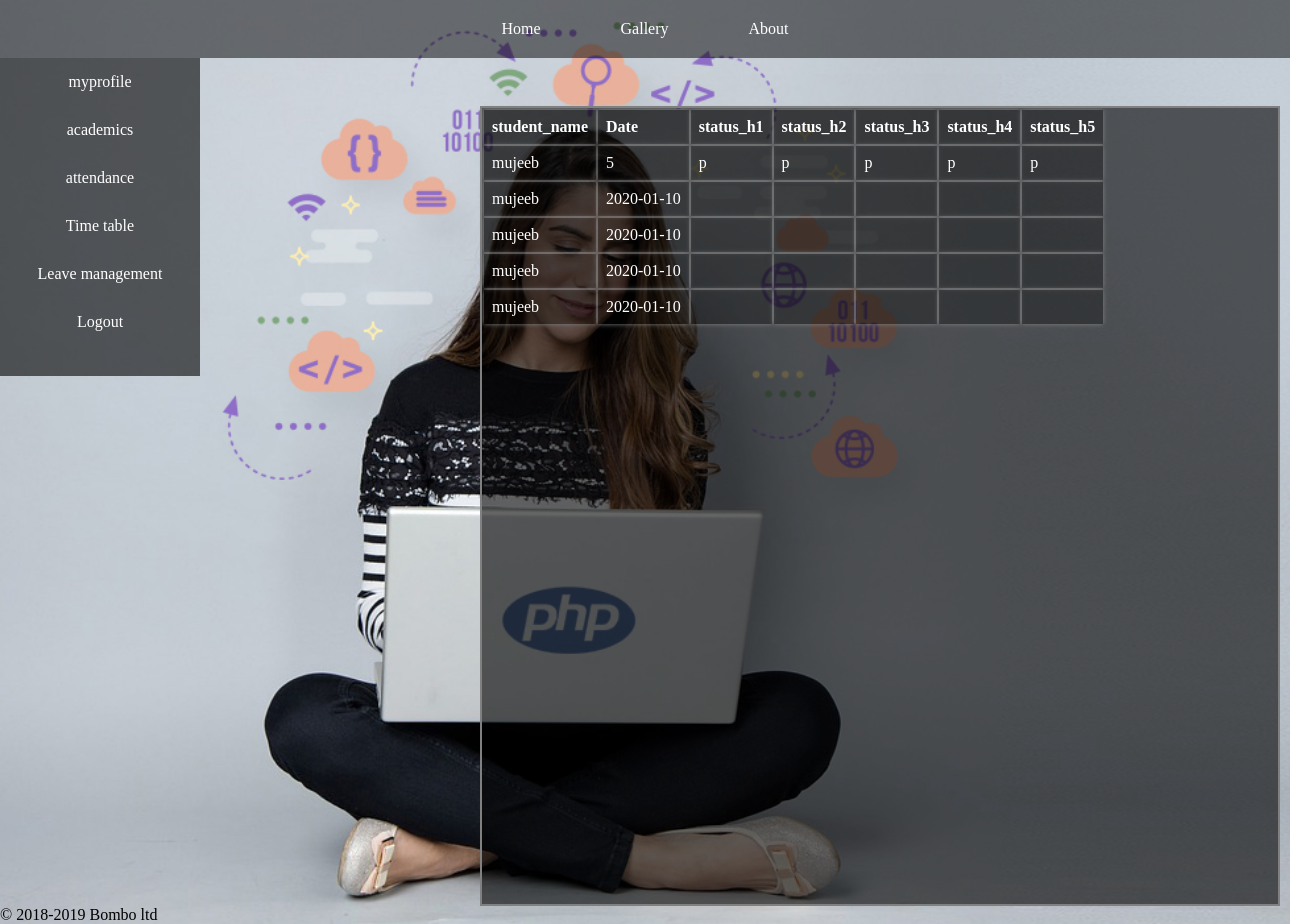
The page /viewattendance (signed in) on the database its author committed.
### loginapp/models.py (models this page shows)
class attendances(models.Model):
    student_name=models.CharField(max_length=200)
    Date=models.CharField(max_length=200)
    status_h1=models.CharField(max_length=200)
    status_h2=models.CharField(max_length=200)
    status_h3=models.CharField(max_length=200)
    status_h4=models.CharField(max_length=200)
    status_h5=models.CharField(max_length=200)

### loginapp/views.py (the view)
# urls.py: path('viewattendance',views.viewattendance,name="viewattendance"),
def viewattendance(request):
    y = attendances.objects.all().filter(student_name=request.session['usr1'])
    return render(request,'viewattendance.html',{'authors':y})

### loginapp/templates/viewattendance.html (shortened to what this page needs)
<!doctype html>
<html>
	<head>
		{% load static %}
		<link rel="stylesheet"  href="{% static 'css/style1.css'%}">
	</head>
	<body class="menu">
		<div class="navbar">
			<ul>
				<li><a href=#>Home</a></li>
				<li><a href="#">Gallery</a></li>
				<li><a href="#">About</a></li>
			</ul>
		</div>
		<div class="side">
			<ul>
				<li><a href="{% url 'studentsprofile' %}">myprofile</a>
				</li>
				<li><a href="{% url 'studentmark' %}">academics</a>
				</li>
				<li><a href="{% url 'viewattendance' %}">attendance</a>
				</li>
				<li><a href=#>Time table</a></li>
				<li><a href="{% url 'stuleave' %}">Leave management</a></li>
				<li><a href="{% url 'logout'%}">Logout</a><li>
			</ul>
		</div>
			<div class="freg">
				<form action="{% url 'submit'%}" method="POST">
                <table class="">
                <th class="frm">student_name </th>
                <th class="frm">Date</th>
                <th class="frm">status_h1</th>
                <th class="frm">status_h2</th>
                <th class="frm">status_h3</th>
                <th class="frm">status_h4</th>
                <th class="frm">status_h5</th>
                {%if authors%}
                {%for i in authors%}
                    <tr><td  class="frm">{{i.student_name}}</td>
                    <td class="frm">{{i.Date}}</td>
                    <td class="frm">{{i.status_h1}}</td>
                    <td class="frm">{{i.status_h2}}</td>
                    <td class="frm">{{i.status_h3}}</td>
                    <td class="frm">{{i.status_h4}}</td>
                    <td class="frm">{{i.status_h5}}</td>
                  </tr>
                {%endfor %}
                {%endif %}
            </table>
				</form>
			</div>
		<div class="ft">
			<footer><p>&copy 2018-2019 Bombo ltd</p>
			</footer>
		</div>
	</body>
</html>

### loginapp/static/css/style1.css (style rules this page uses)
* { margin:0px; padding:0px; box-sizing:border-box; }
.menu { background-image:url("../img/1.jpg"); background-size:cover; }
.navbar { text-align:center; background-color:rgba(0,0,0,0.5); }
.navbar ul { display:inline-flex; list-style-type:none; }
.navbar ul li { padding:20px; }
.navbar ul li a { text-decoration:none; color:white; padding:20px; }
.frm { padding:8px; margin:10px; background-color:rgba(0,0,0,0.3); margin-left:50px; color:white; box-shadow:0px 0px 5px grey; }
.side { text-align:center; background-color: rgba(0,0,0,0.6); width:200px; }
.side ul { list-style-type:none; }
.side ul li { padding:15px; }
.side ul li a { text-decoration:none; padding:15px; color:white; }
.freg { width:800px; height:800px; margin-left:480px; background-color: rgba(0,0,0,0.6); margin-top:-270px ; color:white; text-align:justify; border:2px solid grey; }

### rows shown on the page
attendances: student_name "mujeeb", Date "5", status_h1 "p", status_h2 "p", status_h3 "p", status_h4 "p", status_h5 "p"
attendances: student_name "mujeeb", Date "2020-01-10"
attendances: student_name "mujeeb", Date "2020-01-10"
attendances: student_name "mujeeb", Date "2020-01-10"
attendances: student_name "mujeeb", Date "2020-01-10"
